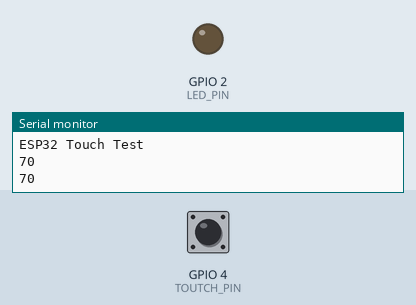
Simulated run of this sketch. Board: ESP32. Parts: output pins drawn as LEDs (lit = HIGH), the last lines printed to the serial monitor. The test bench sets the inputs (shaded band); at power-on: GPIO 4 (TOUTCH_PIN) HIGH.

Above: at 2.2 s.
2.3 s: GPIO 4 (TOUTCH_PIN) pulled LOW for 1.2 s
At 3.8 s:
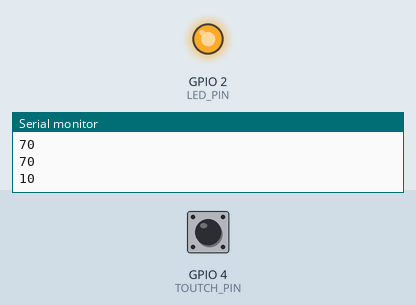
5.5 s: GPIO 4 (TOUTCH_PIN) pulled LOW for 3.2 s
At 9.7 s:
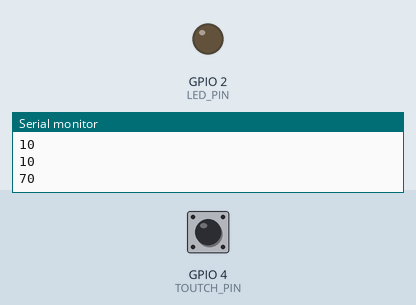
Timing chart, 0 to 11.2 s (numbered marks = the images above; inputs shaded):
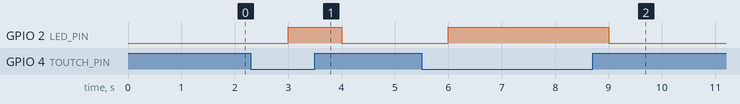

The sketch:

Touch_Sensor_Test.ino
```cpp
/*****************************************************
* ESP32 Touch Test and LED Ctrl
* Touch pin ==> Touch0 is T0 which is on GPIO 4 (D4).
* LED pin   ==> D2
*
* MJRoBot.org 6Sept17
*****************************************************/

#define TOUTCH_PIN T0 // ESP32 Pin D4
#define LED_PIN 2
int touch_value = 100;

void setup()
{
  Serial.begin(115200);
  delay(1000); // give me time to bring up serial monitor
  Serial.println("ESP32 Touch Test");
  pinMode(LED_PIN, OUTPUT);
  digitalWrite (LED_PIN, LOW);
}

void loop()
{
  touch_value = touchRead(TOUTCH_PIN);
  Serial.println(touch_value);  // get value using T0
  if (touch_value < 50)
  {
    digitalWrite (LED_PIN, HIGH);
  }
  else
  {
    digitalWrite (LED_PIN, LOW);
  }

  delay(1000);
}
```

Measured:
- after the input at 2.3 s, GPIO 2 (LED_PIN): LOW → HIGH after 0.70 s, → LOW 1.0 s later
- after the input at 5.5 s, GPIO 2 (LED_PIN): LOW → HIGH after 0.50 s, → LOW 3.0 s later
